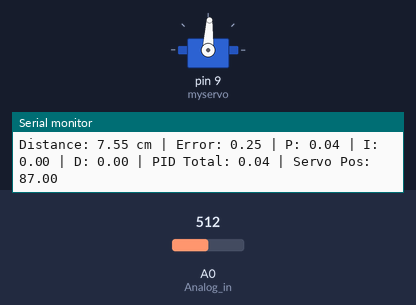
The sketch below on a simulated Arduino Uno, built with avr-gcc and run on an emulated ATmega328P. Parts: servo, the last lines printed to the serial monitor. The test bench sets the inputs (shaded band); at power-on: A0 (Analog_in) = 512.

Above: at 1.2 s.
1.3 s: A0 (Analog_in) set to 20
At 1.8 s:
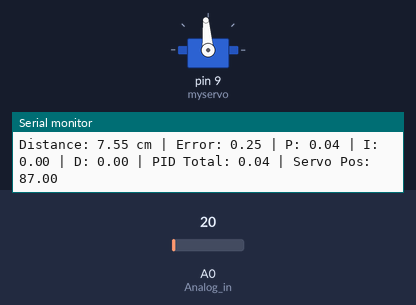
2.8 s: A0 (Analog_in) set to 80
At 3.5 s:
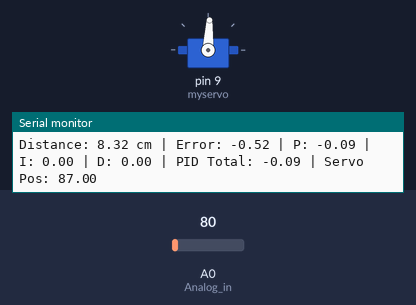
Timing chart, 0 to 5.8 s (numbered marks = the images above; inputs shaded):
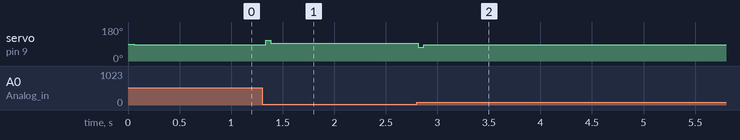

The sketch:

Ball1_PIDcontroller.ino
```cpp
#include <Wire.h>
#include <Servo.h>

/////////////////////// Inputs/Outputs ///////////////////////
int Analog_in = A0;
Servo myservo;  // Servo object

//////////////////////// Variables /////////////////////////
int Read = 0;
float distance = 0.0;
float elapsedTime, time, timePrev;
float distance_previous_error, distance_error;
int period = 50;  // Refresh rate of the loop (50ms)
int second_count = 0; //count # of periods until you get to 1 second

/////////////////// PID Constants ///////////////////////
float kp = 0.1814;  //proportional gain
float ki = 0;  //integral gain
float kd = 20;  //derivative gain
float distance_setpoint = 7.8; // Distance to the middle of the bar in cm
float PID_p, PID_i, PID_d, PID_total, PID_scale;

int SERVO_MIN = 110;  // Lowest position (fully left)
int SERVO_MAX = 70;    // Highest position (fully right)
int SERVO_HALF = 92;

void setup() {
  Serial.begin(9600);
  myservo.attach(9);
  myservo.write((SERVO_MAX+SERVO_MIN)/2);  // Move servo to its neutral position at startup
  pinMode(Analog_in, INPUT);
  time = millis();
}

void loop() {
  if (millis() > time + period) {
    time = millis();
    distance = get_dist(100); // Get distance measurement
    second_count = second_count +  1;

    // Calculate error
    distance_error = distance_setpoint - distance;

    // Proportional term
    PID_p = kp * distance_error;

    // Derivative term
    float dist_difference = distance_error - distance_previous_error;
    PID_d = kd * (dist_difference / period);

    // Integral term (only accumulates if error is within a range)
    if (-30 < distance_error && distance_error < 30) { ///was +-3
      PID_i = PID_i + (ki * distance_error);
    } else {
      PID_i = 0;
    }

    // Compute total PID output
    PID_total = PID_p + PID_i + PID_d;

    // Map PID output correctly (inverted range since 180° is min and 0° is max). first range can be adjusted based on PID values and distance.  scale needs integers
    //if (PID_total <= 0) {PID_scale = map(PID_total, -45, 0, SERVO_MIN, SERVO_HALF);} //-45
    //else if (PID_total > 0) {PID_scale = map(PID_total, 0, 35, SERVO_HALF, SERVO_MAX); } //35
    PID_scale = map(PID_total, -7.5, 5, SERVO_MIN, SERVO_MAX);

    // Limit PID output within servo range (signs flipped due to servo flip) use constrain() function
    if (PID_scale > SERVO_MIN) { PID_scale = SERVO_MIN; } // Prevent exceeding leftmost position
    if (PID_scale < SERVO_MAX) { PID_scale = SERVO_MAX; } // Prevent exceeding rightmost position

    // Write to servo
    myservo.write(PID_scale);

    // Save previous error
    distance_previous_error = distance_error;

    //Debugging Output
    if (second_count == 20){
      Serial.print("Distance: "); Serial.print(distance); Serial.print(" cm | ");
      Serial.print("Error: "); Serial.print(distance_error); Serial.print(" | ");
      Serial.print("P: "); Serial.print(PID_p); Serial.print(" | ");
      Serial.print("I: "); Serial.print(PID_i); Serial.print(" | ");
      Serial.print("D: "); Serial.print(PID_d); Serial.print(" | ");
      Serial.print("PID Total: "); Serial.print(PID_total); Serial.print(" | ");
      Serial.print("Servo Pos: "); Serial.println(PID_scale);
      delay(200);
      second_count = 0;
    }
  }
}

// Function to get distance from the Sharp IR sensor
float get_dist(int n) {
  long sum = 0;
  for (int i = 0; i < n; i++) {
    sum += analogRead(Analog_in);
  }
  float adc = sum / n;

  // Convert ADC value to distance (calibrated formula)
    float distance_in = 2.4168 + 22.95 * pow(0.9896,adc);
    float distance_cm = 7.552444 + 30.66397 * pow(0.95488,adc) ;


  return distance_cm;
}
```

Measured:
- after the input at 1.3 s, servo on pin 9 (myservo): 87° → 94° at once
- after the input at 2.8 s, servo on pin 9 (myservo): 94° → 87° at once
